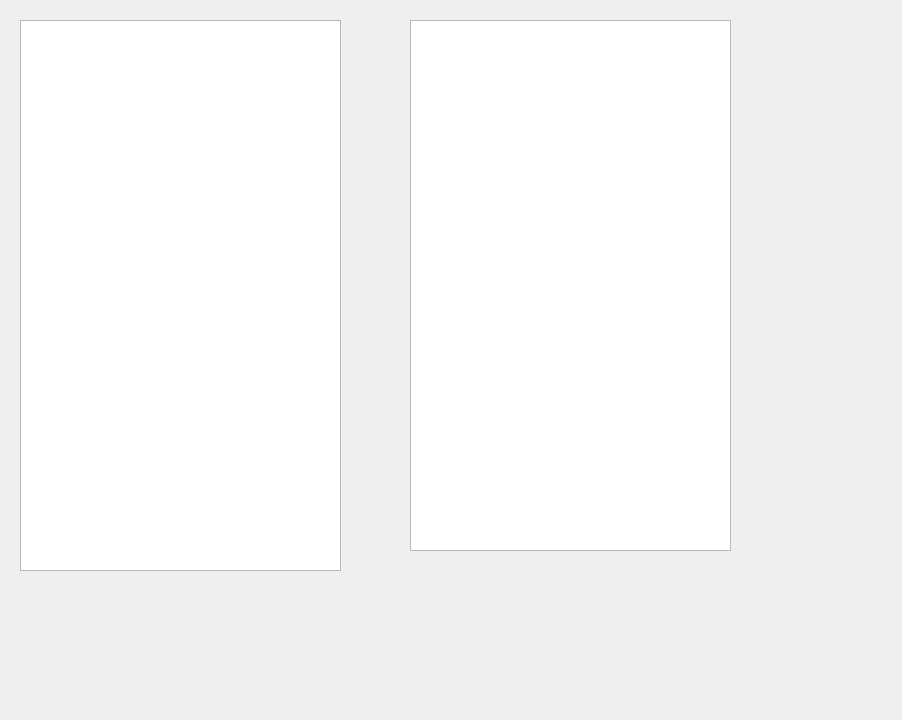
<?xml version="1.0" encoding="UTF-8"?>
<ui version="4.0">
 <class>HMS</class>
 <widget class="QWidget" name="HMS">
  <property name="geometry">
   <rect>
    <x>0</x>
    <y>0</y>
    <width>902</width>
    <height>720</height>
   </rect>
  </property>
  <property name="windowTitle">
   <string>Form</string>
  </property>
  <widget class="QListWidget" name="listWidget">
   <property name="geometry">
    <rect>
     <x>20</x>
     <y>20</y>
     <width>321</width>
     <height>551</height>
    </rect>
   </property>
  </widget>
  <widget class="QListWidget" name="listWidget2">
   <property name="geometry">
    <rect>
     <x>410</x>
     <y>20</y>
     <width>321</width>
     <height>531</height>
    </rect>
   </property>
  </widget>
 </widget>
 <resources/>
 <connections/>
</ui>
